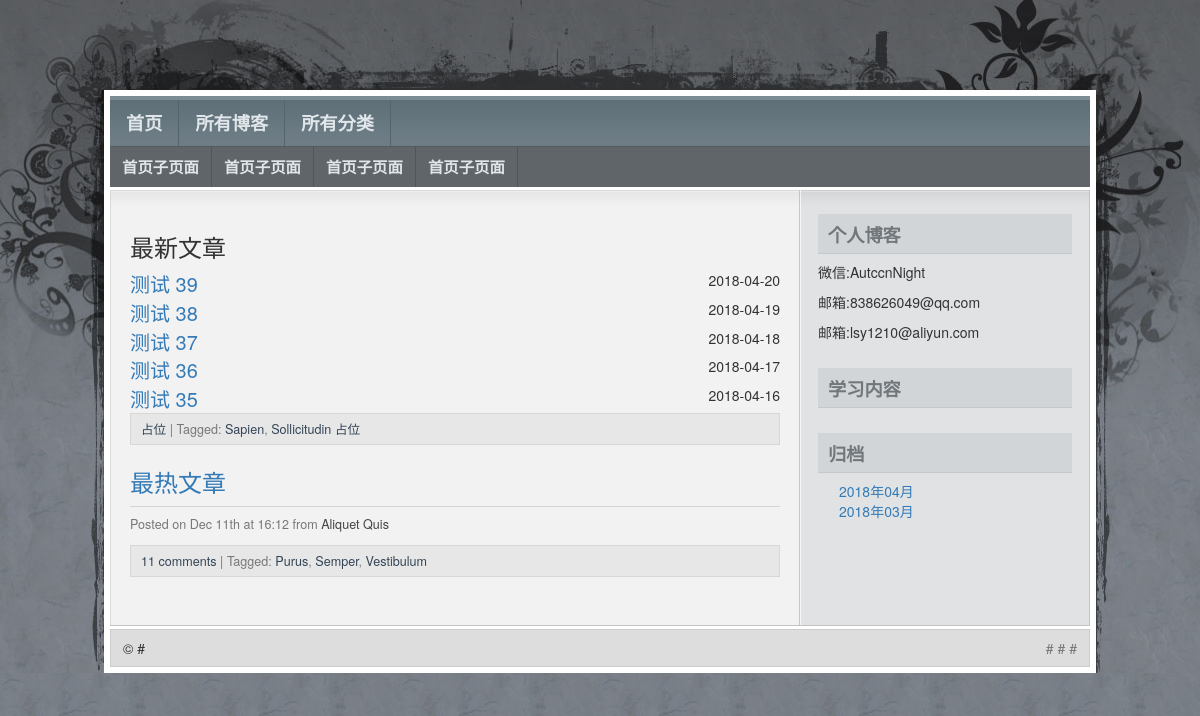
Before: /index.html/ with the older database file.
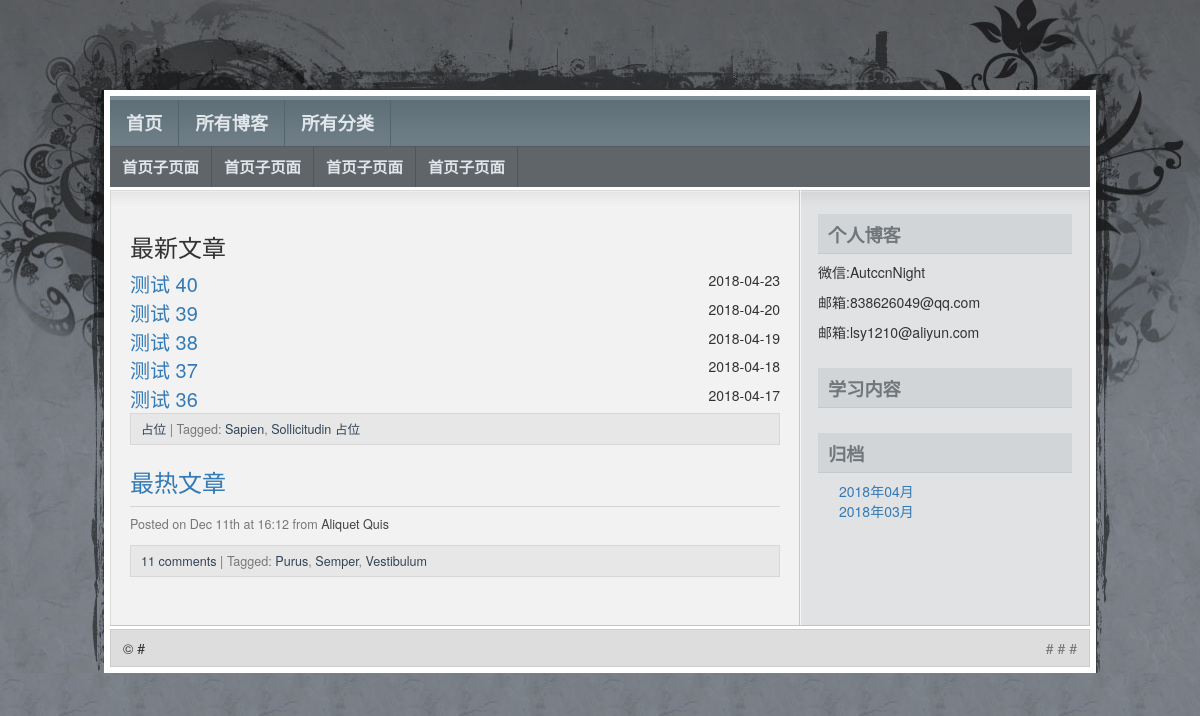
After: the same page with the newer database file.
### blog/models.py (models this page shows)
class Blog(models.Model):
    title = models.CharField(max_length=30,verbose_name='标题')
    blog_type = models.ForeignKey(BlogType,on_delete = models.DO_NOTHING)
    content = RichTextUploadingField() #正文不限制字数
    author = models.ForeignKey(User,on_delete = models.DO_NOTHING)
    created_time = models.DateTimeField(default = timezone.now,verbose_name='创建日期')
    last_updated_time = models.DateTimeField(default = timezone.now)
    class Meta:
        verbose_name="博客表"
        verbose_name_plural=verbose_name

### mysite/views.py (the view)
# urls.py: 2. Add a URL to urlpatterns:  path('', views.home, name='home')
def home(request):
    return render(request,'index.html',locals())

### blog/views.py (called while the page is built)
def gobal(request):
    base_types = BaseType.objects.all()
    ''' 获取所有的细分类'''
    all_categorys = BlogType.objects.all()
    ''
    ''' 获取大分类下的细分类'''
    ''' 获取所有的日期'''
    all_dates = Blog.objects.dates("created_time", 'month', order='DESC')
    ''' 获取所有的文章'''
    all_blogs = Blog.objects.all().order_by('-created_time')
    ''' 获取最近五篇文章'''
    recent_blogs = all_blogs[:5]
    '''dates(field, kind, order='ASC')三个参数为：字段，类型，和排序方法，ASC（正序）和DESC（倒序）'''
    all_dates = Blog.objects.dates("created_time", 'month', order='DESC')
    return locals()

### mysite/views.py (called while the page is built)
def gobal(request):
    base_types = BaseType.objects.all()
    ''' 获取所有的细分类'''
    all_categorys = BlogType.objects.all()
    ''' 获取所有的日期'''
    all_dates = Blog.objects.dates("created_time", 'month', order='DESC')
    ''' 获取所有的文章'''
    all_blogs = Blog.objects.all().order_by('-created_time')
    ''' 获取最近五篇文章'''
    recent_blogs = all_blogs[:5]
    '''dates(field, kind, order='ASC')三个参数为：字段，类型，和排序方法，ASC（正序）和DESC（倒序）'''
    all_dates = Blog.objects.dates("created_time", 'month', order='DESC')
    return locals()

### templates/index.html (shortened to what the changed rows need)
{% load static from staticfiles %}
<!DOCTYPE html>
<html>
<head>
    <link rel="stylesheet" type="text/css" href="{% static 'css/style.css' %}" media="screen"/>
    <link rel="stylesheet" href="https://cdn.bootcss.com/bootstrap/3.3.7/css/bootstrap.min.css"
>
</head>
<body id="top">
<div id="layout_wrapper">
    <div id="layout_wrapper2">
        <div id="layout_wrapper3">
            <div id="layout_wrapper4">
                <div id="main_wrapper">
                    <div id="main">
                        {% block left %}
                            <div class="left" id="content_wrapper">
                                <div id="content">
                                    <div class="post">
                                        {% for blog in recent_blogs %}
                                            <div>
                                                <a href="{% url 'blog:blog_post' blog.pk %}"><span
                                                        class="blogtitle">{{ blog.title }}</span></a>
                                                <span class="time">{{ blog.created_time|date:"Y-m-d" }}</span>
                                                <br>
                                            </div>
                                        {% endfor %}
                                    </div>
                                </div>
                            </div>
                        {% endblock %}
                        <div class="right" id="sidebar_wrapper">
                            <div id="sidebar">
                                <div class="box">
                                    <div class="box_content">
                                        <ul>
                                            {% for date in all_dates %}
                                                <li>
                                                    <a href="{% url 'blog:archieve_blogs' date.year date.month %}">
                                                        {{ date|date:"Y年m月" }}</a>&nbsp;&nbsp;
                                                </li>
                                            {% endfor %}
                                        </ul>
                                    </div>
                                </div>
                            </div>
                        </div>
                    </div>
                </div>
            </div>
        </div>
    </div>
</div>
</body>
</html>

Changed rows visible on the page:
no longer on this page (row edited): Blog: title "测试 35", created_time "2018-04-16"
added Blog: title "测试 40", created_time "2018-04-23"
